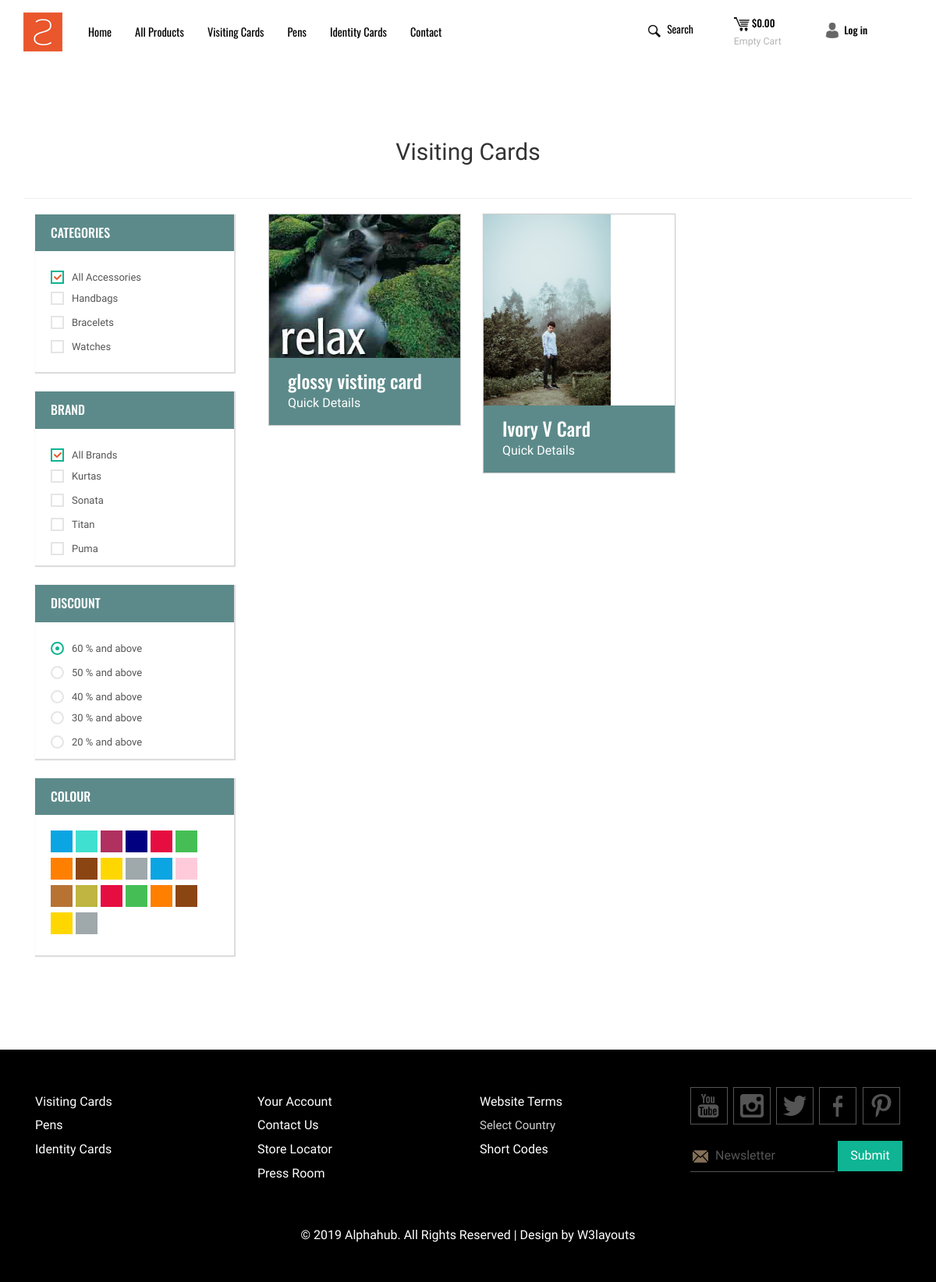
The app's page /products/category/list/2/ with its own data.
### products/models.py (models this page shows, shortened)
class Category(models.Model):
    name = models.CharField(max_length=64)
    is_rate_qty = models.BooleanField(verbose_name="Allow only rate quantities", default=False)
    class Meta:
        verbose_name_plural = "Categories"
    @property
    def get_display_text(self):
        return self.name.title()
    @property
    def get_absolute_url(self):
        return reverse_lazy("products:category_products_list", kwargs={"id": self.id})

class Product(models.Model):
    name = models.CharField(max_length=128, unique=True)
    slug = models.SlugField(blank=True)
    headline = models.CharField(max_length=264, blank=True)
    product_code = models.CharField(max_length=32, blank=True, null=True)
    category = models.ForeignKey(Category, on_delete=models.PROTECT)
    extra_info = models.TextField(blank=True)
    created_on = models.DateTimeField(auto_now_add=True)
    updated_on = models.DateTimeField(auto_now=True)
    @property
    def get_absolute_url(self):
        return reverse_lazy("products:detail", kwargs={"slug": self.slug})
    @property
    def get_display_text(self):
        return self.name
    @property
    def get_base_photo(self):
        photo = self.photo_set.filter(is_base_photo=True).first()
        if not photo:
            photo = self.photo_set.first()
        return photo
    @property
    def get_display_price(self):
        return "{} Rs".format(self.rate_set.filter(quantity__lte=1000).order_by("-quantity").first().per_piece_amount)

class Photo(models.Model):
    product = models.ForeignKey("Product", on_delete=models.CASCADE)
    photo = models.ImageField(upload_to="products/photos/")
    is_base_photo = models.BooleanField(default=False)
    @property
    def get_photo_url(self):
        return self.photo.url

### products/views.py (the view)
# urls.py: url(r"^category/list/(?P<id>[0-9]+)/$", views.CategoryProductListView.as_view(), name="category_products_list"),
class CategoryProductListView(ListView):
    model = Product
    template_name = "products/category_products_list.html"
    context_object_name = "products"
    def get_context_data(self, *, object_list=None, **kwargs):
        context = super().get_context_data()
        if "id" in self.kwargs:
            context['products'] = context['products'].filter(category__id=self.kwargs['id'])
            context['category'] = get_object_or_404(Category, id=self.kwargs['id'])
        return context

### portal/templatetags/portal_tags.py (called while the page is built)
@register.simple_tag
def get_category_url_by_name_contains(name):
    qs = Category.objects.filter(name__icontains=name)
    if qs.exists():
        return qs.first().get_absolute_url

### portal/templates/products/category_products_list.html (shortened to what this page needs)
{% extends "portal/base.html" %}
{% block content %}
    <div class="product">
        <div class="container">
            <div class="product-main">
                  {% if products %}
                      <div class=" product-menu-bar">
                        <h2 class="text-center">{{ category.get_display_text }}</h2><br><hr>
                        <div class="col-md-3 prdt-right">
                        <div class="w_sidebar">
                            <section  class="sky-form">
                                <h1>Categories</h1>
                                <div class="row1 scroll-pane">
                                    <div class="col col-4">
                                        <label class="checkbox"><input type="checkbox" name="checkbox" checked=""><i></i>All Accessories</label>
                                    </div>
                                    <div class="col col-4">
                                        <label class="checkbox"><input type="checkbox" name="checkbox"><i></i>handbags</label>
                                        <label class="checkbox"><input type="checkbox" name="checkbox"><i></i>Bracelets</label>
                                        <label class="checkbox"><input type="checkbox" name="checkbox"><i></i>Watches</label>
                                    </div>
                                </div>
                            </section>
                            <section  class="sky-form">
                                <h2>Brand</h2>
                                <div class="row1 row2 scroll-pane">
                                    <div class="col col-4">
                                        <label class="checkbox"><input type="checkbox" name="checkbox" checked=""><i></i>All Brands</label>
                                    </div>
                                    <div class="col col-4">
                                        <label class="checkbox"><input type="checkbox" name="checkbox"><i></i>kurtas</label>
                                        <label class="checkbox"><input type="checkbox" name="checkbox"><i></i>Sonata</label>
                                        <label class="checkbox"><input type="checkbox" name="checkbox"><i></i>Titan</label>
                                        <label class="checkbox"><input type="checkbox" name="checkbox"><i></i>Puma</label>
                                        <label class="checkbox"><input type="checkbox" name="checkbox">Nike</label>
                                    </div>
                                </div>
                            </section>
                            <section class="sky-form">
                                <h4>discount</h4>
                                    <div class="row1 row2 scroll-pane">
                                        <div class="col col-4">
                                            <label class="radio"><input type="radio" name="radio" checked=""><i></i>60 % and above</label>
                                            <label class="radio"><input type="radio" name="radio"><i></i>50 % and above</label>
                                            <label class="radio"><input type="radio" name="radio"><i></i>40 % and above</label>
                                        </div>
                                        <div class="col col-4">
                                            <label class="radio"><input type="radio" name="radio"><i></i>30 % and above</label>
                                            <label class="radio"><input type="radio" name="radio"><i></i>20 % and above</label>
                                            <label class="radio"><input type="radio" name="radio">10 % and above</label>
                                        </div>
                                    </div>
                            </section>
                            <section class="sky-form">
                                <h4>Colour</h4>
                                    <ul class="w_nav2">
                                        <li><a class="color1" href="#"></a></li>
                                        <li><a class="color2" href="#"></a></li>
                                        <li><a class="color3" href="#"></a></li>
                                        <li><a class="color4" href="#"></a></li>
                                        <li><a class="color5" href="#"></a></li>
                                        <li><a class="color6" href="#"></a></li>
                                        <li><a class="color7" href="#"></a></li>
                                        <li><a class="color8" href="#"></a></li>
                                        <li><a class="color9" href="#"></a></li>
                                        <li><a class="color10" href="#"></a></li>
                                        <li><a class="color12" href="#"></a></li>
                                        <li><a class="color13" href="#"></a></li>
                                        <li><a class="color14" href="#"></a></li>
                                        <li><a class="color15" href="#"></a></li>
                                        <li><a class="color5" href="#"></a></li>
                                        <li><a class="color6" href="#"></a></li>
                                        <li><a class="color7" href="#"></a></li>
                                        <li><a class="color8" href="#"></a></li>
                                        <li><a class="color9" href="#"></a></li>
                                        <li><a class="color10" href="#"></a></li>
                                    </ul>
                            </section>
                        </div>
                    </div>
                  </div>
                      <div class="col-md-9 product-block">
                          {% for product in products %}
                              <div class="col-md-4 home-grid">
                                  <div class="home-product-main">
                                     <div class="home-product-top">
                                        <a href="{{ product.get_absolute_url }}"><img style="max-height: 245px!important" src="{{ product.get_base_photo.get_photo_url }}" alt="" class="img-responsive zoom-img"></a>
                                     </div>
                                      <div class="home-product-bottom">
                                          <h3><a href="{{ product.get_absolute_url }}">{{ product.get_display_text }}</a></h3>
                                          <p>Quick Details</p>
                                      </div>
                                  </div>
                              </div>
                          {% endfor %}
                      </div>
                  {% else %}
                      <span class="alert alert-warning btn-block">No Products Available</span>
                  {% endif %}
            </div>
        </div>
    </div>
{% endblock %}

### records on screen
Category: get_display_text "Visiting Cards"
Product: get_base_photo.get_photo_url (picture), get_display_text "glossy visting card"
Product: get_base_photo.get_photo_url (picture), get_display_text "Ivory V Card"
